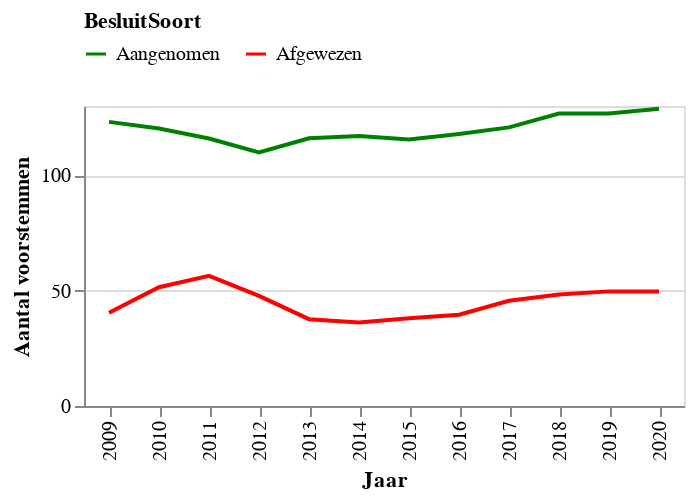

Source (notebook cell):
### Markdown cell above
Het aantal moties stijgt, met name het aantal aangenomen moties. In verkiezingsjaren (2010, 2012 en 2017) ligt het aantal moties duidelijk lager. Tussen 2012 en 2013 werden relatief veel moties afgewezen.

### Code cell
# hide_input
data = df.groupby(['Jaar', 'BesluitSoort']).agg(Aantal=('Voor', 'mean')).reset_index()
data = data.replace({0: 'Afgewezen', 1: 'Aangenomen'})

# source = source.melt('index',var_name='Stem', value_name='Gemiddeld aantal voorstemmen')
# source['index'] += 2008
chart = alt.Chart(data,width=400,height = 150).mark_line().encode(
    x=alt.X('Jaar:N', axis=alt.Axis(title='Jaar')),
    y='Aantal:Q',
    color=alt.Color('BesluitSoort:N',
                scale=alt.Scale(
        domain=['Aangenomen','Afgewezen'],
        range=['green', 'red']),legend=alt.Legend(orient="top"))

).properties(width=300)
chart.encoding.y.title = 'Aantal voorstemmen'
chart

### Figure 1 — Vega-Lite specification as saved in the notebook (floating-point values rounded to 4 significant figures)
{"config": {"view": {"continuousWidth": 400, "continuousHeight": 300}}, "data": {"name": "data-bfa1c21578e72c97b0618e0cb5baa7b0"}, "mark": "line", "encoding": {"color": {"type": "nominal", "field": "BesluitSoort", "legend": {"orient": "top"}, "scale": {"domain": ["Aangenomen", "Afgewezen"], "range": ["green", "red"]}}, "x": {"type": "nominal", "axis": {"title": "Jaar"}, "field": "Jaar"}, "y": {"type": "quantitative", "field": "Aantal", "title": "Aantal voorstemmen"}}, "height": 150, "width": 300, "$schema": "https://vega.github.io/schema/vega-lite/v4.8.1.json", "datasets": {"data-bfa1c21578e72c97b0618e0cb5baa7b0": [{"Jaar": 2009, "BesluitSoort": "Afgewezen", "Aantal": 40.43}, {"Jaar": 2009, "BesluitSoort": "Aangenomen", "Aantal": 123.1}, {"Jaar": 2010, "BesluitSoort": "Afgewezen", "Aantal": 51.47}, {"Jaar": 2010, "BesluitSoort": "Aangenomen", "Aantal": 120.3}, {"Jaar": 2011, "BesluitSoort": "Afgewezen", "Aantal": 56.39}, {"Jaar": 2011, "BesluitSoort": "Aangenomen", "Aantal": 115.9}, {"Jaar": 2012, "BesluitSoort": "Afgewezen", "Aantal": 47.69}, {"Jaar": 2012, "BesluitSoort": "Aangenomen", "Aantal": 109.9}, {"Jaar": 2013, "BesluitSoort": "Afgewezen", "Aantal": 37.63}, {"Jaar": 2013, "BesluitSoort": "Aangenomen", "Aantal": 116.0}, {"Jaar": 2014, "BesluitSoort": "Afgewezen", "Aantal": 36.23}, {"Jaar": 2014, "BesluitSoort": "Aangenomen", "Aantal": 117.0}, {"Jaar": 2015, "BesluitSoort": "Afgewezen", "Aantal": 38.0}, {"Jaar": 2015, "BesluitSoort": "Aangenomen", "Aantal": 115.4}, {"Jaar": 2016, "BesluitSoort": "Afgewezen", "Aantal": 39.58}, {"Jaar": 2016, "BesluitSoort": "Aangenomen", "Aantal": 117.8}, {"Jaar": 2017, "BesluitSoort": "Afgewezen", "Aantal": 45.58}, {"Jaar": 2017, "BesluitSoort": "Aangenomen", "Aantal": 120.7}, {"Jaar": 2018, "BesluitSoort": "Afgewezen", "Aantal": 48.3}, {"Jaar": 2018, "BesluitSoort": "Aangenomen", "Aantal": 126.8}, {"Jaar": 2019, "BesluitSoort": "Afgewezen", "Aantal": 49.67}, {"Jaar": 2019, "BesluitSoort": "Aangenomen", "Aantal": 126.8}, {"Jaar": 2020, "BesluitSoort": "Afgewezen", "Aantal": 49.6}, {"Jaar": 2020, "BesluitSoort": "Aangenomen", "Aantal": 128.8}]}}
